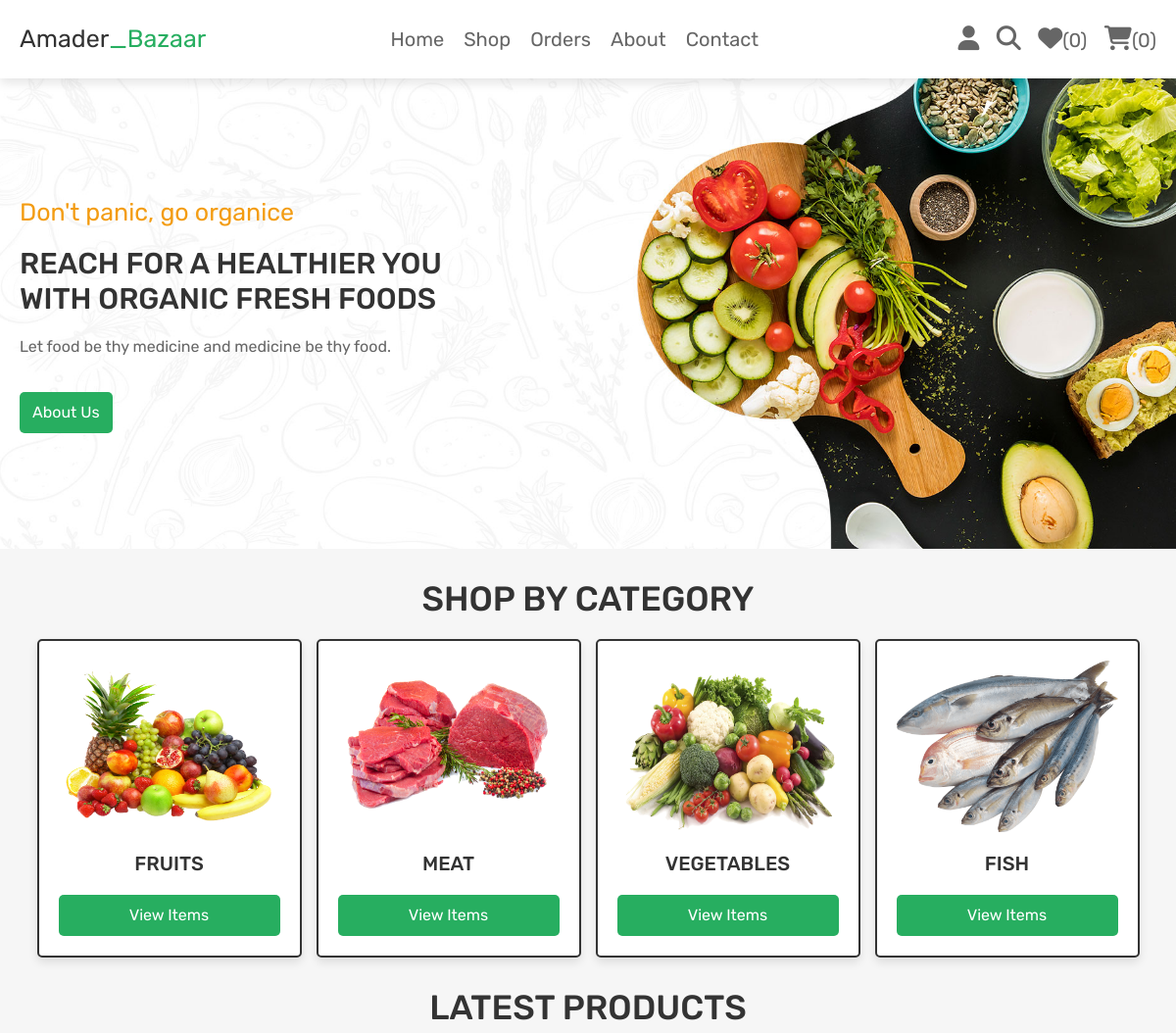
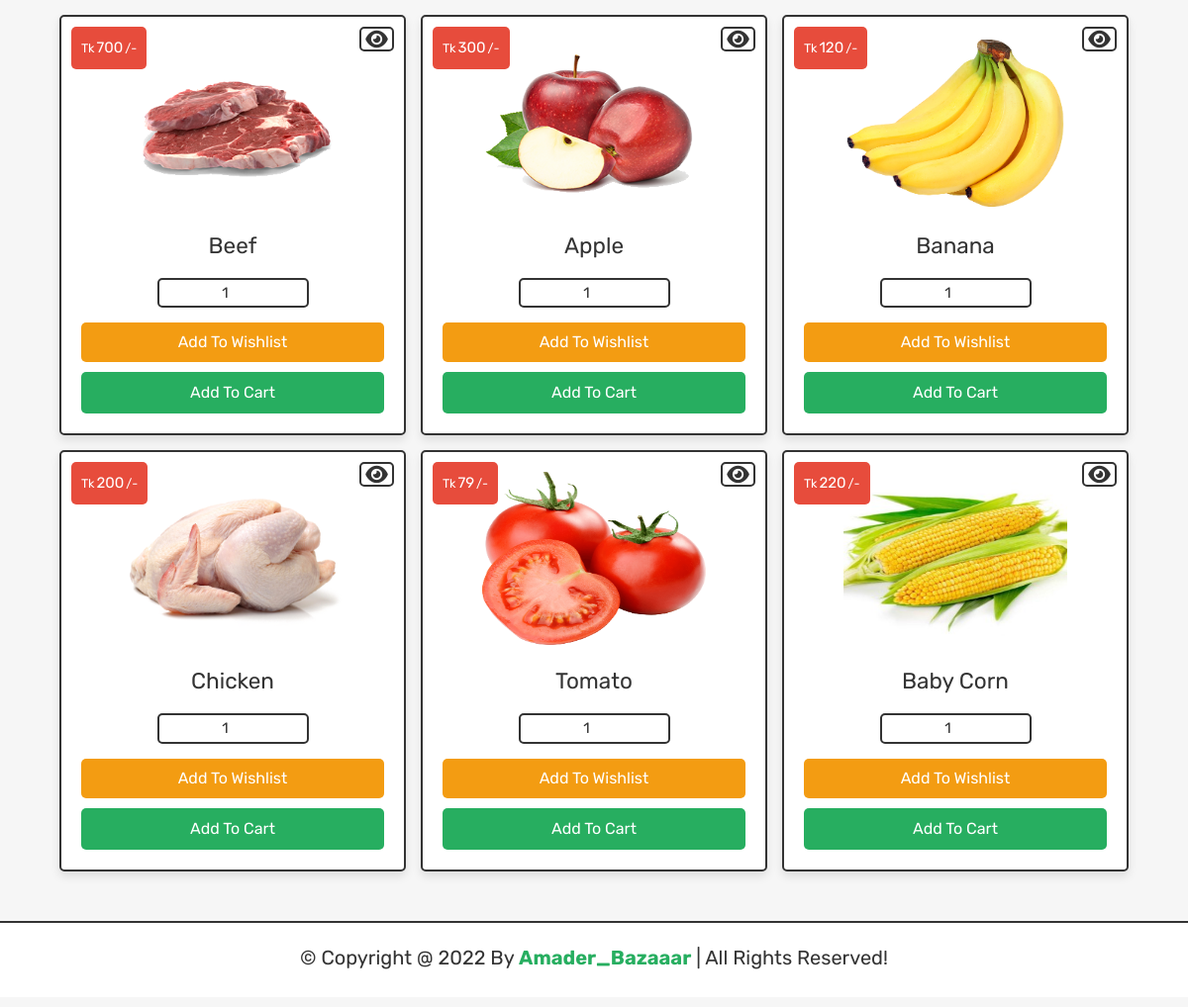
Page /home.php (signed in) on the committed database (2 pictures, top to bottom).
### tables this page shows
CREATE TABLE `products` (
  `id` int(100) NOT NULL,
  `name` varchar(100) NOT NULL,
  `category` varchar(20) NOT NULL,
  `details` varchar(500) NOT NULL,
  `price` int(100) NOT NULL,
  `image` varchar(100) NOT NULL
);

### home.php (the view, shortened to what this page needs)
<?php
@include 'config.php';
?>
<!DOCTYPE html>
<html lang="en">
<head>
   <link rel="stylesheet" href="https://cdn.jsdelivr.net/npm/bootstrap@4.6.2/dist/css/bootstrap.min.css">
   <link rel="stylesheet" href="https://cdnjs.cloudflare.com/ajax/libs/font-awesome/6.1.1/css/all.min.css">
   <link rel="stylesheet" href="css/style.css">
</head>
<body>
<?php include 'header.php'; ?>
<div class="home-bg">
   <section class="home">
      <div class="content">
         <span>Don't panic, go organice</span>
         <h3>Reach for a healthier you <br> with organic fresh foods</h3>
         <p>Let food be thy medicine and medicine be thy food. </p>
         <a href="about.php" class="btn">about us</a>
      </div>
   </section>
</div>
<section class="home-category">
   <h1 class="title">shop by category</h1>
   <div class="box-container">
      <div class="box">
         <img src="images/cat-1.png" alt="">
         <h3>fruits</h3>
         <a href="category.php?category=fruits" class="btn">View Items</a>
      </div>
      <div class="box">
         <img src="images/cat-2.png" alt="">
         <h3>meat</h3>
         <a href="category.php?category=meat" class="btn">View Items</a>
      </div>
      <div class="box">
         <img src="images/cat-3.png" alt="">
         <h3>vegetables</h3>
         <a href="category.php?category=vegitables" class="btn">View Items</a>
      </div>
      <div class="box">
         <img src="images/cat-4.png" alt="">
         <h3>fish</h3>
         <a href="category.php?category=fish" class="btn">View Items</a>
      </div>
   </div>
</section>
<section class="products">
   <h1 class="title">Latest Products</h1>
   <div class="box-container">
   <?php
      $select_products = $conn->prepare("SELECT * FROM `products` LIMIT 6");
      $select_products->execute();
      if($select_products->rowCount() > 0){
         while($fetch_products = $select_products->fetch(PDO::FETCH_ASSOC)){
   ?>
   <form action="" class="box" method="POST">
      <div class="price">Tk<span><?= $fetch_products['price']; ?></span>/-</div>
      <a href="view_page.php?pid=<?= $fetch_products['id']; ?>" class="fas fa-eye"></a>
      <img src="uploaded_img/<?= $fetch_products['image']; ?>" alt="">
      <div class="name"><?= $fetch_products['name']; ?></div>
      <input type="number" min="1" value="1" name="p_qty" class="qty">
      <input type="submit" value="add to wishlist" class="option-btn" name="add_to_wishlist">
      <input type="submit" value="add to cart" class="btn" name="add_to_cart">
   </form>
   <?php
      }
   }else{
      echo '<p class="empty">no products added yet!</p>';
   }
   ?>
   </div>
</section>
<?php include 'footer.php'; ?>
</body>
</html>

### css/style.css (style rules this page uses)
.home-bg { background: url(../images/home-bg.jpg) no-repeat; background-size: cover; background-position: center; }
.home-bg .home { display: flex; align-items: center; min-height: 60vh; }
.home-bg .home .content { width: 100%; }
.home-bg .home .content span { color:var(--orange); font-size: 2.5rem; }
.home-bg .home .content h3 { font-size: 3rem; text-transform: uppercase; margin-top: 1.5rem; color:var(--black); }
.home-bg .home .content p { font-size: 1.6rem; padding:1rem 0; line-height: 2; color:var(--light-color); }
.home-bg .home .content a { display: inline-block; width: auto; }
.home-category .box-container { display: grid; grid-template-columns: repeat(auto-fit, 27rem); gap:1.5rem; justify-content: center; align-items: flex-start; }
.home-category .box-container .box { padding:2rem; text-align: center; border:var(--border); background-color: var(--white); box-shadow: var(--box-shadow); border-radius: .5rem; }
.home-category .box-container .box img { width: 100%; height: 175px; margin-bottom: 1rem; }
.home-category .box-container .box h3 { text-transform: uppercase; color:var(--black); padding:1rem 0; font-size: 2rem; }
.home-category { padding-bottom: 0; }
.products .box-container { display: grid; grid-template-columns: repeat(auto-fit, 35rem); gap:1.5rem; justify-content: center; align-items: flex-start; }
.products .box-container .box { padding:2rem; text-align: center; border:var(--border); background-color: var(--white); box-shadow: var(--box-shadow); border-radius: .5rem; position: relative; }
.products .box-container .box .price { position: absolute; top:1rem; left:1rem; padding:1rem; border-radius: .5rem; background-color: var(--red); font-size: 1.25rem; color:var(--white); }
.products .box-container .box .price span { font-size: 1.5rem; color:var(--white); margin:0 .2rem; }
.products .box-container .box .fa-eye { position: absolute; top:1rem; right:1rem; border-radius: .5rem; height: 2.5rem; line-height: 2.25rem; width: 3.5rem; border:var(--border); color:var(--black); font-size: 2rem; background-color: var(--white); }
.products .box-container .box img { width: 226px; height: 175px; margin-bottom: 1rem; }
.products .box-container .box .name { font-size: 2.25rem; color:var(--black); padding:1rem 0; }
.products .box-container .box .qty { margin: 0.5rem 0; border-radius: 0.5rem; padding: 0.2rem 0.2rem; font-size: 1.5rem; color: var(--black); border: var(--border); width: 50%; text-align: center; }

### css/components.css (style rules this page uses)
:root { --green:#27ae60; --orange:#f39c12; --red:#e74c3c; --black:#333; --light-color:#666; --white:#fff; --light-bg:#f6f6f6; --border:.2rem solid var(--black); --box-shadow:0 .5rem 1rem rgba(0,0,0,.1); }
* { font-family: 'Rubik', sans-serif; margin:0; padding:0; box-sizing: border-box; outline: none; border:none; text-decoration: none; color:var(--black); }
body { background-color: var(--light-bg); }
html { font-size: 62.5%; overflow-x: hidden; scroll-behavior: smooth; scroll-padding-top: 6.5rem; }
section { padding:3rem 2rem; max-width: 1200px; margin:0 auto; }
.btn, .delete-btn, .option-btn { display: block; width: 100%; margin-top: 1rem; border-radius: .5rem; color:var(--white); font-size: 1.6rem; padding:0.8rem 1.2rem; text-transform: capitalize; cursor: pointer; text-align: center; }
.btn { background-color: var(--green); }
.option-btn { background-color: var(--orange); }
.title { text-align: center; margin-bottom: 2rem; text-transform: uppercase; color:var(--black); font-size: 3.5rem; }

### rows in the picture
products: price "700", image (picture), name "Beef"
products: price "300", image (picture), name "Apple"
products: price "120", image (picture), name "Banana"
products: price "200", image (picture), name "Chicken"
products: price "79", image (picture), name "Tomato"
products: price "220", image (picture), name "Baby Corn"

### other values in the picture
$count_wishlist_items->rowCount() "0"
$count_cart_items->rowCount() "0"
